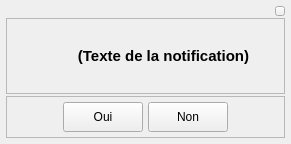
<?xml version="1.0" encoding="UTF-8"?>
<ui version="4.0">
 <class>NotifyWindow</class>
 <widget class="QWidget" name="NotifyWindow">
  <property name="geometry">
   <rect>
    <x>0</x>
    <y>0</y>
    <width>291</width>
    <height>144</height>
   </rect>
  </property>
  <property name="windowTitle">
   <string>Form</string>
  </property>
  <property name="styleSheet">
   <string notr="true">/*QWidget#NotifyWindow {background-color: rgb(49,49,49);border-style:solid;border-width:0px;border-color:rgb(0,173,238);padding:0px;}

QFrame{background-color:rgba(170,170,170,100%); border-radius:10px;}

QLabel{background-color:rgba(0,0,0,0%); color: black;}*/</string>
  </property>
  <layout class="QVBoxLayout" name="verticalLayout">
   <property name="spacing">
    <number>2</number>
   </property>
   <property name="leftMargin">
    <number>6</number>
   </property>
   <property name="topMargin">
    <number>6</number>
   </property>
   <property name="rightMargin">
    <number>6</number>
   </property>
   <property name="bottomMargin">
    <number>6</number>
   </property>
   <item>
    <layout class="QHBoxLayout" name="horizontalLayout_2">
     <property name="spacing">
      <number>0</number>
     </property>
     <item>
      <spacer name="horizontalSpacer_2">
       <property name="orientation">
        <enum>Qt::Horizontal</enum>
       </property>
       <property name="sizeHint" stdset="0">
        <size>
         <width>10</width>
         <height>10</height>
        </size>
       </property>
      </spacer>
     </item>
     <item>
      <widget class="QPushButton" name="btnNotificationClose">
       <property name="sizePolicy">
        <sizepolicy hsizetype="Fixed" vsizetype="Fixed">
         <horstretch>0</horstretch>
         <verstretch>0</verstretch>
        </sizepolicy>
       </property>
       <property name="minimumSize">
        <size>
         <width>10</width>
         <height>10</height>
        </size>
       </property>
       <property name="maximumSize">
        <size>
         <width>10</width>
         <height>10</height>
        </size>
       </property>
       <property name="cursor">
        <cursorShape>PointingHandCursor</cursorShape>
       </property>
       <property name="text">
        <string/>
       </property>
       <property name="icon">
        <iconset resource="../resources/TeraClient.qrc">
         <normaloff>:/status/status_notok.png</normaloff>:/status/status_notok.png</iconset>
       </property>
       <property name="iconSize">
        <size>
         <width>10</width>
         <height>10</height>
        </size>
       </property>
      </widget>
     </item>
    </layout>
   </item>
   <item>
    <widget class="QFrame" name="frameNotificationText">
     <property name="frameShape">
      <enum>QFrame::StyledPanel</enum>
     </property>
     <property name="frameShadow">
      <enum>QFrame::Raised</enum>
     </property>
     <layout class="QHBoxLayout" name="horizontalLayout_3">
      <property name="spacing">
       <number>0</number>
      </property>
      <item>
       <widget class="QLabel" name="lblImg">
        <property name="sizePolicy">
         <sizepolicy hsizetype="Fixed" vsizetype="Fixed">
          <horstretch>0</horstretch>
          <verstretch>0</verstretch>
         </sizepolicy>
        </property>
        <property name="minimumSize">
         <size>
          <width>36</width>
          <height>36</height>
         </size>
        </property>
        <property name="maximumSize">
         <size>
          <width>36</width>
          <height>36</height>
         </size>
        </property>
        <property name="text">
         <string/>
        </property>
        <property name="pixmap">
         <pixmap>:/pictures/notification.png</pixmap>
        </property>
        <property name="scaledContents">
         <bool>true</bool>
        </property>
       </widget>
      </item>
      <item>
       <widget class="QLabel" name="lblText">
        <property name="font">
         <font>
          <pointsize>11</pointsize>
          <weight>75</weight>
          <bold>true</bold>
         </font>
        </property>
        <property name="text">
         <string>(Texte de la notification)</string>
        </property>
        <property name="alignment">
         <set>Qt::AlignCenter</set>
        </property>
        <property name="wordWrap">
         <bool>true</bool>
        </property>
       </widget>
      </item>
     </layout>
    </widget>
   </item>
   <item>
    <widget class="QFrame" name="frameButtons">
     <property name="sizePolicy">
      <sizepolicy hsizetype="Preferred" vsizetype="Fixed">
       <horstretch>0</horstretch>
       <verstretch>0</verstretch>
      </sizepolicy>
     </property>
     <property name="frameShape">
      <enum>QFrame::StyledPanel</enum>
     </property>
     <property name="frameShadow">
      <enum>QFrame::Raised</enum>
     </property>
     <layout class="QHBoxLayout" name="horizontalLayout">
      <property name="spacing">
       <number>5</number>
      </property>
      <property name="leftMargin">
       <number>5</number>
      </property>
      <property name="topMargin">
       <number>5</number>
      </property>
      <property name="rightMargin">
       <number>5</number>
      </property>
      <property name="bottomMargin">
       <number>5</number>
      </property>
      <item>
       <spacer name="horizontalSpacer">
        <property name="orientation">
         <enum>Qt::Horizontal</enum>
        </property>
        <property name="sizeHint" stdset="0">
         <size>
          <width>40</width>
          <height>20</height>
         </size>
        </property>
       </spacer>
      </item>
      <item>
       <widget class="QPushButton" name="btnYes">
        <property name="minimumSize">
         <size>
          <width>0</width>
          <height>30</height>
         </size>
        </property>
        <property name="maximumSize">
         <size>
          <width>16777215</width>
          <height>30</height>
         </size>
        </property>
        <property name="cursor">
         <cursorShape>PointingHandCursor</cursorShape>
        </property>
        <property name="text">
         <string>Oui</string>
        </property>
        <property name="icon">
         <iconset>
          <normaloff>:/pictures/status/status_ok.png</normaloff>:/pictures/status/status_ok.png</iconset>
        </property>
        <property name="iconSize">
         <size>
          <width>24</width>
          <height>24</height>
         </size>
        </property>
       </widget>
      </item>
      <item>
       <widget class="QPushButton" name="btnNo">
        <property name="minimumSize">
         <size>
          <width>0</width>
          <height>30</height>
         </size>
        </property>
        <property name="maximumSize">
         <size>
          <width>16777215</width>
          <height>30</height>
         </size>
        </property>
        <property name="cursor">
         <cursorShape>PointingHandCursor</cursorShape>
        </property>
        <property name="text">
         <string>Non</string>
        </property>
        <property name="icon">
         <iconset>
          <normaloff>:/pictures/close-red.png</normaloff>:/pictures/close-red.png</iconset>
        </property>
        <property name="iconSize">
         <size>
          <width>20</width>
          <height>20</height>
         </size>
        </property>
       </widget>
      </item>
      <item>
       <spacer name="horizontalSpacer_3">
        <property name="orientation">
         <enum>Qt::Horizontal</enum>
        </property>
        <property name="sizeHint" stdset="0">
         <size>
          <width>40</width>
          <height>20</height>
         </size>
        </property>
       </spacer>
      </item>
     </layout>
    </widget>
   </item>
  </layout>
 </widget>
 <resources>
  <include location="../resources/TeraClient.qrc"/>
 </resources>
 <connections/>
</ui>
